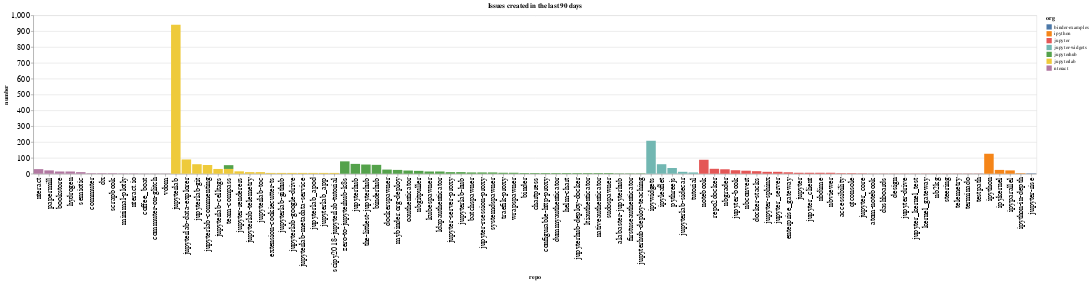

This figure's notebook cell:
### Code cell
created_counts = created.groupby(['org', 'repo']).count()['number'].reset_index()
created_counts['org/repo'] = created_counts.apply(lambda a: a['org'] + '/' + a['repo'], axis=1)
sorted_vals = created_counts.sort_values(['org', 'number'], ascending=False)['repo'].values
alt.Chart(data=created_counts, title=f"Issues created in the last {n_days} days").mark_bar().encode(
    x=alt.X('repo', sort=alt.Sort(sorted_vals.tolist())),
    y='number',
    color='org',
)

### Figure 1 — Vega-Lite specification as saved in the notebook (floating-point values rounded to 4 significant figures)
{"$schema": "https://vega.github.io/schema/vega-lite/v3.3.0.json", "config": {"axisBottom": {"labelFontSize": 15}, "axisLeft": {"labelFontSize": 15}}, "data": {"name": "data-d51307b84badc19210632f170c2f2bbb"}, "datasets": {"data-d51307b84badc19210632f170c2f2bbb": [{"number": 2, "org": "binder-examples", "org/repo": "binder-examples/jupyter-rise", "repo": "jupyter-rise"}, {"number": 24, "org": "ipython", "org/repo": "ipython/ipykernel", "repo": "ipykernel"}, {"number": 21, "org": "ipython", "org/repo": "ipython/ipyparallel", "repo": "ipyparallel"}, {"number": 126, "org": "ipython", "org/repo": "ipython/ipython", "repo": "ipython"}, {"number": 3, "org": "ipython", "org/repo": "ipython/ipython-in-depth", "repo": "ipython-in-depth"}, {"number": 3, "org": "jupyter", "org/repo": "jupyter/accessibility", "repo": "accessibility"}, {"number": 1, "org": "jupyter", "org/repo": "jupyter/atom-notebook", "repo": "atom-notebook"}, {"number": 1, "org": "jupyter", "org/repo": "jupyter/dashboards", "repo": "dashboards"}, {"number": 1, "org": "jupyter", "org/repo": "jupyter/design", "repo": "design"}, {"number": 16, "org": "jupyter", "org/repo": "jupyter/docker-stacks", "repo": "docker-stacks"}, {"number": 9, "org": "jupyter", "org/repo": "jupyter/enterprise_gateway", "repo": "enterprise_gateway"}, {"number": 6, "org": "jupyter", "org/repo": "jupyter/jupyter", "repo": "jupyter"}, {"number": 22, "org": "jupyter", "org/repo": "jupyter/jupyter-book", "repo": "jupyter-book"}, {"number": 1, "org": "jupyter", "org/repo": "jupyter/jupyter-drive", "repo": "jupyter-drive"}, {"number": 12, "org": "jupyter", "org/repo": "jupyter/jupyter-sphinx", "repo": "jupyter-sphinx"}, {"number": 6, "org": "jupyter", "org/repo": "jupyter/jupyter_client", "repo": "jupyter_client"}, {"number": 2, "org": "jupyter", "org/repo": "jupyter/jupyter_core", "repo": "jupyter_core"}, {"number": 1, "org": "jupyter", "org/repo": "jupyter/jupyter_kernel_test", "repo": "jupyter_kernel_test"}, {"number": 12, "org": "jupyter", "org/repo": "jupyter/jupyter_server", "repo": "jupyter_server"}, {"number": 1, "org": "jupyter", "org/repo": "jupyter/kernel_gateway", "repo": "kernel_gateway"}, {"number": 1, "org": "jupyter", "org/repo": "jupyter/nb2kg", "repo": "nb2kg"}, {"number": 19, "org": "jupyter", "org/repo": "jupyter/nbconvert", "repo": "nbconvert"}, {"number": 6, "org": "jupyter", "org/repo": "jupyter/nbdime", "repo": "nbdime"}, {"number": 28, "org": "jupyter", "org/repo": "jupyter/nbgrader", "repo": "nbgrader"}, {"number": 6, "org": "jupyter", "org/repo": "jupyter/nbviewer", "repo": "nbviewer"}, {"number": 88, "org": "jupyter", "org/repo": "jupyter/notebook", "repo": "notebook"}, {"number": 3, "org": "jupyter", "org/repo": "jupyter/qtconsole", "repo": "qtconsole"}, {"number": 31, "org": "jupyter", "org/repo": "jupyter/repo2docker", "repo": "repo2docker"}, {"number": 1, "org": "jupyter", "org/repo": "jupyter/steering", "repo": "steering"}, {"number": 1, "org": "jupyter", "org/repo": "jupyter/telemetry", "repo": "telemetry"}, {"number": 1, "org": "jupyter", "org/repo": "jupyter/terminado", "repo": "terminado"}, {"number": 1, "org": "jupyter", "org/repo": "jupyter/testpath", "repo": "testpath"}, {"number": 60, "org": "jupyter-widgets", "org/repo": "jupyter-widgets/ipyleaflet", "repo": "ipyleaflet"}, {"number": 208, "org": "jupyter-widgets", "org/repo": "jupyter-widgets/ipywidgets", "repo": "ipywidgets"}, {"number": 12, "org": "jupyter-widgets", "org/repo": "jupyter-widgets/jupyterlab-sidecar", "repo": "jupyterlab-sidecar"}, {"number": 36, "org": "jupyter-widgets", "org/repo": "jupyter-widgets/pythreejs", "repo": "pythreejs"}, {"number": 8, "org": "jupyter-widgets", "org/repo": "jupyter-widgets/tutorial", "repo": "tutorial"}, {"number": 2, "org": "jupyterhub", "org/repo": "jupyterhub/alabaster-jupyterhub", "repo": "alabaster-jupyterhub"}, {"number": 8, "org": "jupyterhub", "org/repo": "jupyterhub/batchspawner", "repo": "batchspawner"}, {"number": 4, "org": "jupyterhub", "org/repo": "jupyterhub/binder", "repo": "binder"}, {"number": 56, "org": "jupyterhub", "org/repo": "jupyterhub/binderhub", "repo": "binderhub"}, {"number": 4, "org": "jupyterhub", "org/repo": "jupyterhub/chartpress", "repo": "chartpress"}, {"number": 4, "org": "jupyterhub", "org/repo": "jupyterhub/configurable-http-proxy", "repo": "configurable-http-proxy"}, {"number": 26, "org": "jupyterhub", "org/repo": "jupyterhub/dockerspawner", "repo": "dockerspawner"}, {"number": 4, "org": "jupyterhub", "org/repo": "jupyterhub/dummyauthenticator", "repo": "dummyauthenticator"}, {"number": 2, "org": "jupyterhub", "org/repo": "jupyterhub/firstuseauthenticator", "repo": "firstuseauthenticator"}, {"number": 4, "org": "jupyterhub", "org/repo": "jupyterhub/helm-chart", "repo": "helm-chart"}, {"number": 8, "org": "jupyterhub", "org/repo": "jupyterhub/jupyter-rsession-proxy", "repo": "jupyter-rsession-proxy"}, {"number": 10, "org": "jupyterhub", "org/repo": "jupyterhub/jupyter-server-proxy", "repo": "jupyter-server-proxy"}, {"number": 62, "org": "jupyterhub", "org/repo": "jupyterhub/jupyterhub", "repo": "jupyterhub"}, {"number": 4, "org": "jupyterhub", "org/repo": "jupyterhub/jupyterhub-deploy-docker", "repo": "jupyterhub-deploy-docker"}, {"number": 2, "org": "jupyterhub", "org/repo": "jupyterhub/jupyterhub-deploy-teaching", "repo": "jupyterhub-deploy-teaching"}, {"number": 10, "org": "jupyterhub", "org/repo": "jupyterhub/jupyterlab-hub", "repo": "jupyterlab-hub"}, {"number": 14, "org": "jupyterhub", "org/repo": "jupyterhub/kubespawner", "repo": "kubespawner"}, {"number": 14, "org": "jupyterhub", "org/repo": "jupyterhub/ldapauthenticator", "repo": "ldapauthenticator"}, {"number": 4, "org": "jupyterhub", "org/repo": "jupyterhub/ltiauthenticator", "repo": "ltiauthenticator"}, {"number": 24, "org": "jupyterhub", "org/repo": "jupyterhub/mybinder.org-deploy", "repo": "mybinder.org-deploy"}, {"number": 4, "org": "jupyterhub", "org/repo": "jupyterhub/nativeauthenticator", "repo": "nativeauthenticator"}, {"number": 18, "org": "jupyterhub", "org/repo": "jupyterhub/nbgitpuller", "repo": "nbgitpuller"}, {"number": 20, "org": "jupyterhub", "org/repo": "jupyterhub/oauthenticator", "repo": "oauthenticator"}, {"number": 4, "org": "jupyterhub", "org/repo": "jupyterhub/sudospawner", "repo": "sudospawner"}, {"number": 8, "org": "jupyterhub", "org/repo": "jupyterhub/systemdspawner", "repo": "systemdspawner"}, {"number": 24, "org": "jupyterhub", "org/repo": "jupyterhub/team-compass", "repo": "team-compass"}, {"number": 58, "org": "jupyterhub", "org/repo": "jupyterhub/the-littlest-jupyterhub", "repo": "the-littlest-jupyterhub"}, {"number": 6, "org": "jupyterhub", "org/repo": "jupyterhub/traefik-proxy", "repo": "traefik-proxy"}, {"number": 6, "org": "jupyterhub", "org/repo": "jupyterhub/wrapspawner", "repo": "wrapspawner"}, {"number": 78, "org": "jupyterhub", "org/repo": "jupyterhub/zero-to-jupyterhub-k8s", "repo": "zero-to-jupyterhub-k8s"}, {"number": 5, "org": "jupyterlab", "org/repo": "jupyterlab/extension-cookiecutter-ts", "repo": "extension-cookiecutter-ts"}, {"number": 15, "org": "jupyterlab", "org/repo": "jupyterlab/jupyter-renderers", "repo": "jupyter-renderers"}, {"number": 940, "org": "jupyterlab", "org/repo": "jupyterlab/jupyterlab", "repo": "jupyterlab"}, {"number": 30, "org": "jupyterlab", "org/repo": "jupyterlab/jupyterlab-celltags", "repo": "jupyterlab-celltags"}, {"number": 55, "org": "jupyterlab", "org/repo": "jupyterlab/jupyterlab-commenting", "repo": "jupyterlab-commenting"}, {"number": 90, "org": "jupyterlab", "org/repo": "jupyterlab/jupyterlab-data-explorer", "repo": "jupyterlab-data-explorer"}, {"number": 60, "org": "jupyterlab", "org/repo": "jupyterlab/jupyterlab-git", "repo": "jupyterlab-git"}, {"number": 5, "org": "jupyterlab", "org/repo": "jupyterlab/jupyterlab-github", "repo": "jupyterlab-github"}, {"number": 5, "org": "jupyterlab", "org/repo": "jupyterlab/jupyterlab-google-drive", "repo": "jupyterlab-google-drive"}, {"number": 5, "org": "jupyterlab", "org/repo": "jupyterlab/jupyterlab-metadata-service", "repo": "jupyterlab-metadata-service"}, {"number": 10, "org": "jupyterlab", "org/repo": "jupyterlab/jupyterlab-telemetry", "repo": "jupyterlab-telemetry"}, {"number": 10, "org": "jupyterlab", "org/repo": "jupyterlab/jupyterlab-toc", "repo": "jupyterlab-toc"}, {"number": 5, "org": "jupyterlab", "org/repo": "jupyterlab/jupyterlab_apod", "repo": "jupyterlab_apod"}, {"number": 5, "org": "jupyterlab", "org/repo": "jupyterlab/jupyterlab_app", "repo": "jupyterlab_app"}, {"number": 5, "org": "jupyterlab", "org/repo": "jupyterlab/scipy2018-jupyterlab-tutorial", "repo": "scipy2018-jupyterlab-tutorial"}, {"number": 30, "org": "jupyterlab", "org/repo": "jupyterlab/team-compass", "repo": "team-compass"}, {"number": 14, "org": "nteract", "org/repo": "nteract/bookstore", "repo": "bookstore"}, {"number": 1, "org": "nteract", "org/repo": "nteract/coffee_boat", "repo": "coffee_boat"}, {"number": 3, "org": "nteract", "org/repo": "nteract/commuter", "repo": "commuter"}, {"number": 1, "org": "nteract", "org/repo": "nteract/commuter-on-glitch", "repo": "commuter-on-glitch"}, {"number": 3, "org": "nteract", "org/repo": "nteract/dx", "repo": "dx"}, {"number": 14, "org": "nteract", "org/repo": "nteract/hydrogen", "repo": "hydrogen"}, {"number": 2, "org": "nteract", "org/repo": "nteract/minimal-plotly", "repo": "minimal-plotly"}, {"number": 29, "org": "nteract", "org/repo": "nteract/nteract", "repo": "nteract"}, {"number": 2, "org": "nteract", "org/repo": "nteract/nteract.io", "repo": "nteract.io"}, {"number": 21, "org": "nteract", "org/repo": "nteract/papermill", "repo": "papermill"}, {"number": 3, "org": "nteract", "org/repo": "nteract/scrapbook", "repo": "scrapbook"}, {"number": 10, "org": "nteract", "org/repo": "nteract/semiotic", "repo": "semiotic"}, {"number": 1, "org": "nteract", "org/repo": "nteract/vdom", "repo": "vdom"}]}, "encoding": {"color": {"field": "org", "type": "nominal"}, "x": {"field": "repo", "sort": ["nteract", "papermill", "bookstore", "hydrogen", "semiotic", "commuter", "dx", "scrapbook", "minimal-plotly", "nteract.io", "coffee_boat", "commuter-on-glitch", "vdom", "jupyterlab", "jupyterlab-data-explorer", "jupyterlab-git", "jupyterlab-commenting", "jupyterlab-celltags", "team-compass", "jupyter-renderers", "jupyterlab-telemetry", "jupyterlab-toc", "extension-cookiecutter-ts", "jupyterlab-github", "jupyterlab-google-drive", "jupyterlab-metadata-service", "jupyterlab_apod", "jupyterlab_app", "scipy2018-jupyterlab-tutorial", "zero-to-jupyterhub-k8s", "jupyterhub", "the-littlest-jupyterhub", "binderhub", "dockerspawner", "mybinder.org-deploy", "team-compass", "oauthenticator", "nbgitpuller", "kubespawner", "ldapauthenticator", "jupyter-server-proxy", "jupyterlab-hub", "batchspawner", "jupyter-rsession-proxy", "systemdspawner", "traefik-proxy", "wrapspawner", "binder", "chartpress", "configurable-http-proxy", "dummyauthenticator", "helm-chart", "jupyterhub-deploy-docker", "ltiauthenticator", "nativeauthenticator", "sudospawner", "alabaster-jupyterhub", "firstuseauthenticator", "jupyterhub-deploy-teaching", "ipywidgets", "ipyleaflet", "pythreejs", "jupyterlab-sidecar", "tutorial", "notebook", "repo2docker", "nbgrader", "jupyter-book", "nbconvert", "docker-stacks", "jupyter-sphinx", "jupyter_server", "enterprise_gateway", "jupyter", "jupyter_client", "nbdime", "nbviewer", "accessibility", "qtconsole", "jupyter_core", "atom-notebook", "dashboards", "design", "jupyter-drive", "jupyter_kernel_test", "kernel_gateway", "nb2kg", "steering", "telemetry", "terminado", "testpath", "ipython", "ipykernel", "ipyparallel", "ipython-in-depth", "jupyter-rise"], "type": "nominal"}, "y": {"field": "number", "type": "quantitative"}}, "mark": "bar", "title": "Issues created in the last 90 days"}
